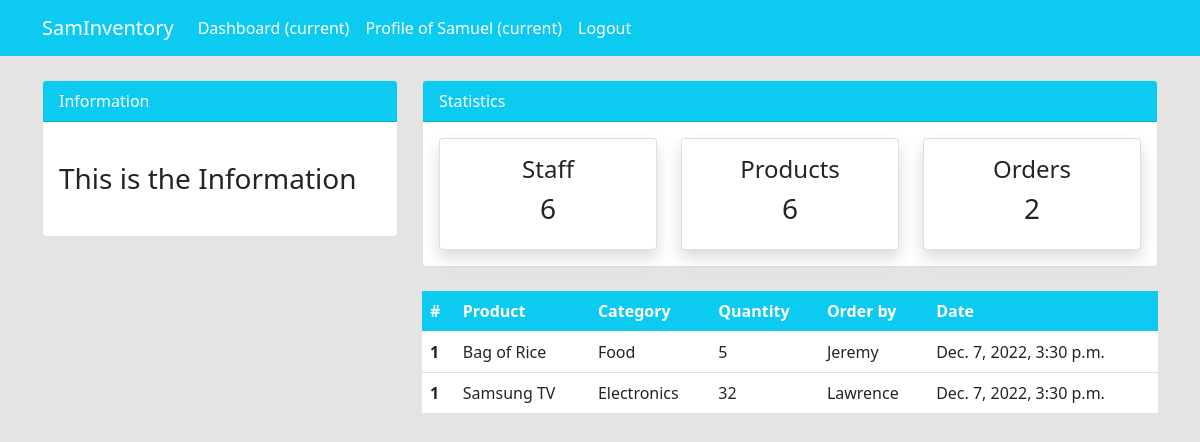
Page /order/ (signed in) on the committed database.
### dashboard/models.py (models this page shows, shortened)
class Order(models.Model):
    product = models.ForeignKey(Product, on_delete=models.CASCADE, null=True)
    staff = models.ForeignKey(User, on_delete=models.CASCADE, null=True)
    order_quantity = models.PositiveIntegerField(null=True)
    date = models.DateTimeField(auto_now_add=True)

class Product(models.Model):
    name = models.CharField(max_length=100, null=True)
    category = models.CharField(max_length=20, choices=CATEGORY, null=True)
    quantity = models.PositiveIntegerField(null=True)
    def __str__(self):
        return self.name

### dashboard/views.py (the view)
# urls.py: path('order/', views.order, name="dashboard-order"),
@login_required(login_url='user-login')
def order(request):
    orders = Order.objects.all()
    orders_count = orders.count()
    workers_count = User.objects.all().count()
    product_count = Product.objects.all().count()
    context = {
        'orders':orders,
        'workers_count': workers_count,
        'orders_count': orders_count,
        'product_count': product_count
    }
    return render(request, "dashboard/order.html", context)

### templates/dashboard/order.html (shortened to what this page needs)
{% extends "partials/base.html" %}
{% block content %}
{% include 'partials/topnav.html' %}
<div class="container">
    <div class="row my-4">
        <div class="col-md-4">
        </div>
        <div class="col-md-8">
            <table class="table bg-white">
                <thead class="bg-info">
                    <tr class="text-white">
                        <th scope="col">#</th>
                        <th scope="col">Product</th>
                        <th scope="col">Category</th>
                        <th scope="col">Quantity</th>
                        <th scope="col">Order by</th>
                        <th scope="col">Date</th>
                    </tr>
                </thead>
                <tbody>
                    {% for order in orders %}
                    <tr>
                        <th scope="row">1</th>
                        <td>{{order.product}}</td>
                        <td>{{order.product.category}}</td>
                        <td>{{order.order_quantity}}</td>
                        <td>
                            {{order.staff.username}}
                        </td>
                        <td>
                            {{order.date}}
                        </td>
                    {% endfor %}
                    </tr>
                </tbody>
            </table>
        </div>
    </div>
</div>
{% endblock content %}

### templates/partials/nav.html (shortened to what this page needs)
<nav class="navbar navbar-expand-lg navbar-info bg-info">
    {% if user.is_authenticated %}
    <div class="container">
        <a class="navbar-brand text-white" href="{% url 'dashboard-index' %}">SamInventory</a>
        <div class="collapse navbar-collapse" id="navbarSupportedContent">
            <ul class="navbar-nav mr-auto">
                <li class="nav-item active">
                    <a class="nav-link text-white" href="{% url 'dashboard-index' %}">Dashboard <span
                            class="sr-only">(current)</span></a>
                </li>
            </ul>
            <ul class="navbar-nav ml-auto">
                <li class="nav-item active">
                    <a class="nav-link text-white" href="{% url 'user-profile' %}">Profile of {{user.username}} <span
                            class="sr-only">(current)</span></a>
                </li>
                <li class="nav-item">
                    <a class="nav-link text-white" href="{% url 'user-logout' %}">Logout</a>
                </li>
            </ul>
            {% endif %}
        </div>
    </div>
</nav>

### static/assets/css/style.css (style rules this page uses)
body { background: rgb(230, 227, 227); }

### rows in the picture
Order: product "Bag of Rice", product.category "Food", order_quantity "5", staff.username "Jeremy", date "Dec. 7, 2022, 3:30 p.m."
Order: product "Samsung TV", product.category "Electronics", order_quantity "32", staff.username "Lawrence", date "Dec. 7, 2022, 3:30 p.m."

### other values in the picture
{{ user.username }} "Samuel"
{{ workers_count }} "6"
{{ product_count }} "6"
{{ orders_count }} "2"
